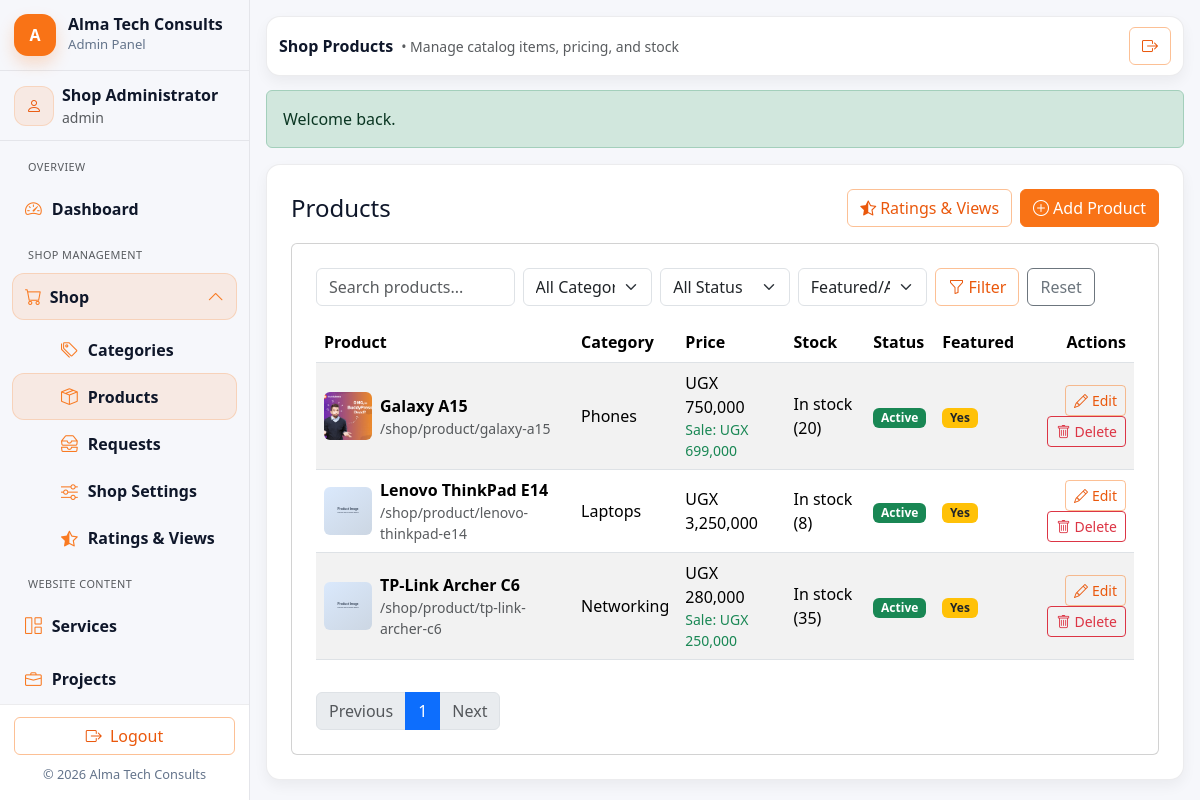
Screenshot of /admin/products.php (signed in) with the database file from the repository.
### tables this page shows
CREATE TABLE IF NOT EXISTS products (
    id INT UNSIGNED AUTO_INCREMENT PRIMARY KEY,
    category_id INT UNSIGNED NOT NULL,
    name VARCHAR(180) NOT NULL,
    slug VARCHAR(200) NOT NULL UNIQUE,
    short_description VARCHAR(255) NULL,
    description TEXT NULL,
    price DECIMAL(12,2) NOT NULL,
    discount_price DECIMAL(12,2) NULL,
    stock_qty INT NULL,
    status TINYINT(1) NOT NULL DEFAULT 1,
    featured TINYINT(1) NOT NULL DEFAULT 0,
    main_image VARCHAR(255) NOT NULL,
    video_url VARCHAR(500) NULL,
    rating_avg DECIMAL(3,2) NOT NULL DEFAULT 0.00,
    rating_count INT UNSIGNED NOT NULL DEFAULT 0,
    views_count INT UNSIGNED NOT NULL DEFAULT 0,
    created_at DATETIME NOT NULL DEFAULT CURRENT_TIMESTAMP,
    updated_at DATETIME NULL ON UPDATE CURRENT_TIMESTAMP,
    CONSTRAINT fk_products_category FOREIGN KEY (category_id) REFERENCES categories(id) ON UPDATE CASCADE ON DELETE RESTRICT,
    INDEX idx_products_category (category_id),
    INDEX idx_products_status (status),
    INDEX idx_products_featured (featured)
);

CREATE TABLE IF NOT EXISTS categories (
    id INT UNSIGNED AUTO_INCREMENT PRIMARY KEY,
    name VARCHAR(120) NOT NULL,
    slug VARCHAR(140) NOT NULL UNIQUE,
    description TEXT NULL,
    cover_image VARCHAR(255) NULL,
    status TINYINT(1) NOT NULL DEFAULT 1,
    created_at DATETIME NOT NULL DEFAULT CURRENT_TIMESTAMP,
    updated_at DATETIME NULL ON UPDATE CURRENT_TIMESTAMP
);

### admin/products.php (the view, shortened to what the rows shown need)
<?php
require_once __DIR__ . '/../config/config.php';
require_once __DIR__ . '/../includes/functions.php';
require_once __DIR__ . '/../includes/auth.php';
require_once __DIR__ . '/../config.php';
$admin = current_admin();
$page = max(1, (int)($_GET['page'] ?? 1));
$perPage = max(1, (int)setting('products_per_page', '15'));
$where = ['1=1'];
$params = [];
$whereSql = implode(' AND ', $where);
$countStmt = db()->prepare("SELECT COUNT(*) FROM products p WHERE {$whereSql}");
$countStmt->execute($params);
$totalItems = (int)$countStmt->fetchColumn();
$pagination = pagination_meta($totalItems, $page, $perPage);
$listSql = "SELECT p.*, c.name AS category_name
            FROM products p
            INNER JOIN categories c ON c.id = p.category_id
            WHERE {$whereSql}
            ORDER BY p.created_at DESC
            LIMIT :limit OFFSET :offset";
$listStmt = db()->prepare($listSql);
$listStmt->bindValue(':limit', $pagination['per_page'], PDO::PARAM_INT);
$listStmt->bindValue(':offset', $pagination['offset'], PDO::PARAM_INT);
$listStmt->execute();
$products = $listStmt->fetchAll();
require_once __DIR__ . '/includes/admin_header.php';
require_once __DIR__ . '/includes/admin_sidebar.php';
?>
<div class="admin-main">
<div class="admin-card p-4">
<div class="card table-card p-4">
    <div class="table-responsive">
        <table class="table table-striped align-middle">
            <thead>
            <tr>
                <th>Product</th>
                <th>Category</th>
                <th>Price</th>
                <th>Stock</th>
                <th>Status</th>
                <th>Featured</th>
                <th class="text-end">Actions</th>
            </tr>
            </thead>
            <tbody>
            <?php foreach ($products as $product): ?>
                <tr>
                    <td>
                        <div class="d-flex align-items-center gap-2">
                            <img src="<?= e(app_url('uploads/products/' . $product['main_image'])) ?>" alt="" style="width:48px;height:48px;object-fit:cover;border-radius:6px;">
                            <div>
                                <div class="fw-semibold"><?= e($product['name']) ?></div>
                                <div class="small text-muted">/shop/product/<?= e($product['slug']) ?></div>
                            </div>
                        </div>
                    </td>
                    <td><?= e($product['category_name']) ?></td>
                    <td>
                        <div><?= e(format_currency((float)$product['price'])) ?></div>
                        <?php if (!empty($product['discount_price'])): ?>
                            <div class="small text-success">Sale: <?= e(format_currency((float)$product['discount_price'])) ?></div>
                        <?php endif; ?>
                    </td>
                    <td><?= e(stock_label(isset($product['stock_qty']) ? (int)$product['stock_qty'] : null)) ?></td>
                    <td><span class="badge bg-<?= (int)$product['status'] === 1 ? 'success' : 'secondary' ?>"><?= (int)$product['status'] === 1 ? 'Active' : 'Inactive' ?></span></td>
                    <td><span class="badge bg-<?= (int)$product['featured'] === 1 ? 'warning text-dark' : 'light text-dark' ?>"><?= (int)$product['featured'] === 1 ? 'Yes' : 'No' ?></span></td>
                    <td class="text-end">
                        <a class="btn btn-sm btn-outline-orange" href="<?= e(admin_url('products.php?edit=' . (int)$product['id'])) ?>"><i class="bi bi-pencil me-1"></i>Edit</a>
                        <button class="btn btn-sm btn-outline-danger" data-bs-toggle="modal" data-bs-target="#deleteProductModal" data-id="<?= (int)$product['id'] ?>" data-name="<?= e($product['name']) ?>"><i class="bi bi-trash me-1"></i>Delete</button>
                    </td>
                </tr>
            <?php endforeach; ?>
            </tbody>
        </table>
    </div>
</div>
</div>
</div>
<?php require_once __DIR__ . '/includes/admin_footer.php'; ?>

### admin/includes/admin_sidebar.php (shortened to what the rows shown need)
<?php
require_once __DIR__ . '/../../config.php';
?>
<div class="offcanvas-lg offcanvas-start admin-sidebar" tabindex="-1" id="adminSidebar" aria-labelledby="adminSidebarLabel">
  <div class="offcanvas-body p-0 admin-sidebar-inner">
    <div class="admin-user">
      <div class="d-flex align-items-center gap-2">
        <div>
          <div class="fw-semibold"><?= h($admin['name'] ?? 'Admin') ?></div>
          <div class="small text-muted"><?= h($admin['role'] ?? 'admin') ?></div>
        </div>
      </div>
    </div>
  </div>
</div>

### rows the page displays
products: main_image (picture), name "Galaxy A15", slug "galaxy-a15", category.name "Phones", price "UGX 750,000", discount_price "UGX 699,000", stock_qty "In stock (20)", status "Active", featured "Yes"
products: main_image (placeholder picture), name "Lenovo ThinkPad E14", slug "lenovo-thinkpad-e14", category.name "Laptops", price "UGX 3,250,000", stock_qty "In stock (8)", status "Active", featured "Yes"
products: main_image (placeholder picture), name "TP-Link Archer C6", slug "tp-link-archer-c6", category.name "Networking", price "UGX 280,000", discount_price "UGX 250,000", stock_qty "In stock (35)", status "Active", featured "Yes"

### other values shown
$admin['name'] "Shop Administrator"
$admin['role'] "admin"
$page_heading "Shop Products"
$page_subtitle "Manage catalog items, pricing, and stock"
$flash['message'] "Welcome back."
